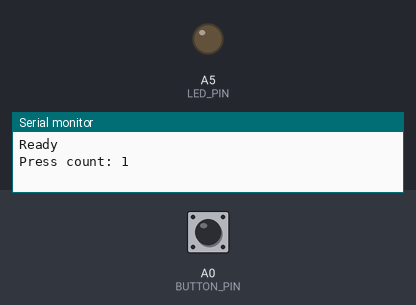
Simulated run of this sketch. Board: Arduino Uno, built with avr-gcc and run on an emulated ATmega328P. Parts: output pins drawn as LEDs (lit = HIGH), the last lines printed to the serial monitor. Inputs (shaded band) come from the test bench; at power-on: A0 (BUTTON_PIN) HIGH.

Above: at 1.2 s.
1.3 s: A0 (BUTTON_PIN) pulsed LOW 5 times (0.12 s each, 0.3 s apart)
At 3.4 s:
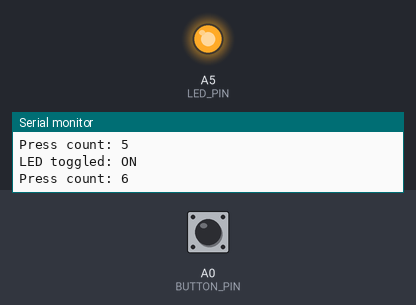
4.3 s: A0 (BUTTON_PIN) pulsed LOW 5 times (0.12 s each, 0.3 s apart)
At 5.7 s:
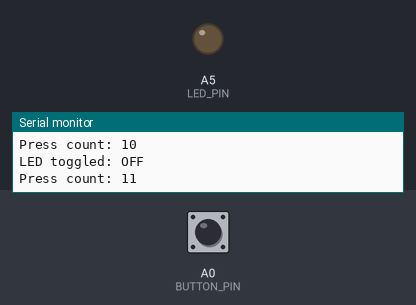
Timing chart, 0 to 7.3 s (numbered marks = the images above; inputs shaded):
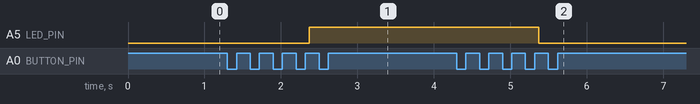

Measured:
- after the input at 1.3 s, A5 (LED_PIN): LOW → HIGH after 1.1 s
- after the input at 4.3 s, A5 (LED_PIN): HIGH → LOW after 1.1 s

The sketch:

Button_Count_Toggle.ino
```cpp
// Arduino Uno - Button Press Counter + LED Toggle
// A0 버튼을 누른 횟수를 시리얼 모니터에 출력하고, 5번 누를 때마다 A5 LED를 토글
// millis()로 디바운싱하고, 현재값과 과거값을 비교해서 눌리는 순간만 셈
//
// [회로]
// 버튼(풀다운): 5V → 버튼 → A0,  A0 → 10kΩ 저항 → GND
// LED:          A5 → 220Ω 저항 → LED 긴 다리(+),  LED 짧은 다리(−) → GND

const int BUTTON_PIN = A0;
const int LED_PIN = A5;

const int PRESSED = HIGH;               // 풀다운이면 HIGH, 풀업 회로면 LOW로 변경
const unsigned long DEBOUNCE_MS = 50;   // 이 시간 동안 값이 그대로여야 진짜 입력으로 인정
const int TOGGLE_EVERY = 5;             // 몇 번마다 LED를 토글할지

int lastReading = !PRESSED;             // 과거값: 직전 loop에서 읽은 값
int buttonState = !PRESSED;             // 디바운싱이 끝난 안정된 버튼 상태
unsigned long lastChangeTime = 0;       // 읽은 값이 마지막으로 바뀐 시각

int pressCount = 0;
bool ledOn = false;

void setup() {
  pinMode(BUTTON_PIN, INPUT);
  pinMode(LED_PIN, OUTPUT);
  digitalWrite(LED_PIN, LOW);

  Serial.begin(9600);                   // 시리얼 통신 시작 (9600bps)
  Serial.println("Ready");
}

void loop() {
  int reading = digitalRead(BUTTON_PIN);  // 현재값

  // 현재값이 과거값과 다르면 접점이 흔들리는 중일 수 있으니 시간을 다시 잼
  if (reading != lastReading) {
    lastChangeTime = millis();
  }

  // 값이 DEBOUNCE_MS 동안 그대로 유지됐고, 안정된 상태와 다르면 진짜 변화로 인정
  if (millis() - lastChangeTime > DEBOUNCE_MS && reading != buttonState) {
    buttonState = reading;

    // 안 눌림 → 눌림으로 바뀌는 순간에만 카운트
    if (buttonState == PRESSED) {
      pressCount++;
      Serial.print("Press count: ");
      Serial.println(pressCount);

      if (pressCount % TOGGLE_EVERY == 0) {
        ledOn = !ledOn;
        digitalWrite(LED_PIN, ledOn ? HIGH : LOW);
        Serial.print("LED toggled: ");
        Serial.println(ledOn ? "ON" : "OFF");
      }
    }
  }

  lastReading = reading;                 // 현재값을 다음 loop의 과거값으로 저장
}
```
